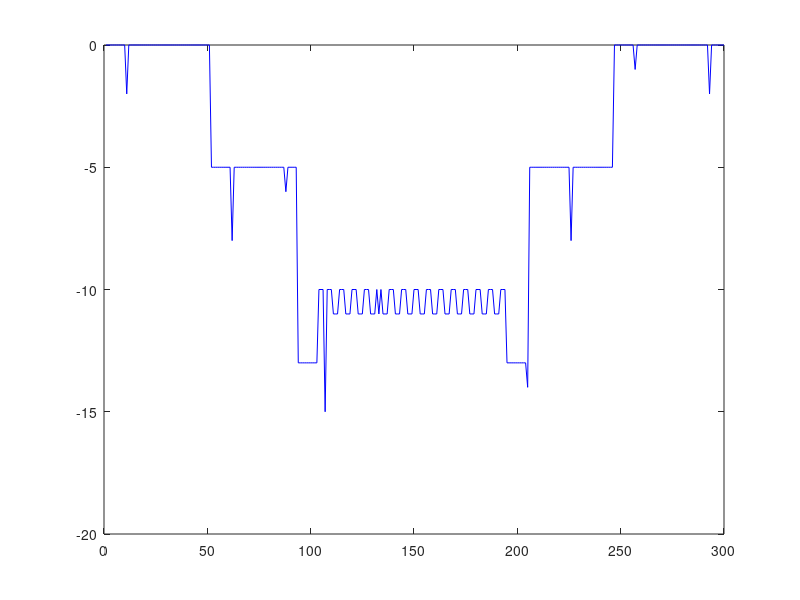
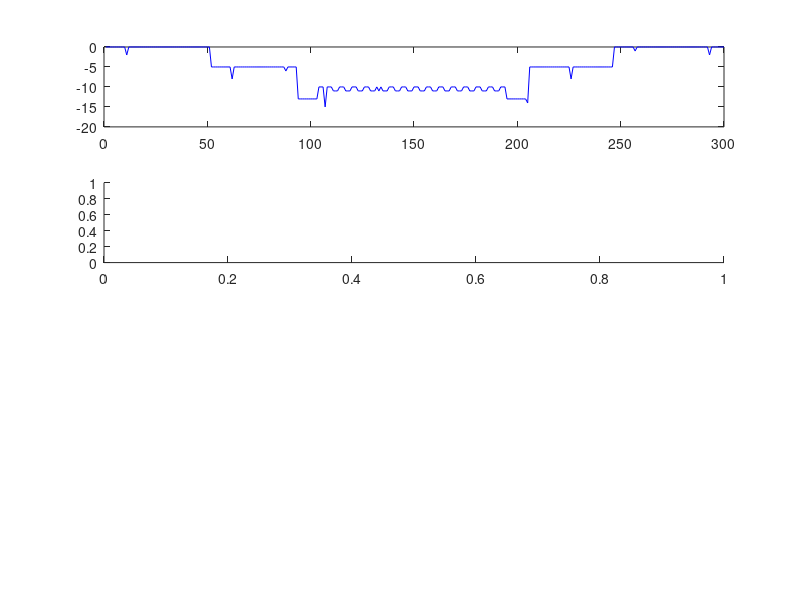

MATLAB code for these plots, in order: (Note: this script raises an error after producing the figures.)

%% Figure 2 data set
x = [3,3,3,1,1,3,3,3,3,5,5,3,3,3,1,1,1,1,3,3,3,3,5,5,5,5,3,3,3,3,1,1,1,1,1,1,3,3,3,3,5,5,5,4,4,6,6,3,3,3];
i = 1;
n = 3;


%% Figure 3 data set
X = -[zeros(1,10),2,zeros(1,40),repmat(5,1,10),8,repmat(5,1,25),6,repmat(5,1,5),repmat(13,1,10),...
    repmat(10,1,3),15,repmat(repelem([10,11],3),1,4),10,11,10,11,11,11,repmat(repelem([10,11],3),1,9),...
    10,10,10,repmat(13,1,10),14,repmat(5,1,20),8,repmat(5,1,20),zeros(1,10),1,zeros(1,35),2,zeros(1,7)];
figure
plot(X,'-b')



%%
figure
subplot(4,1,1)
plot(X,'-b','MarkerFaceColor', 'b')
subplot(4,1,2)
% plot(L_n(x,3),'-or','MarkerFaceColor', 'r')
plot(U_n(X,2),'-r','MarkerFaceColor', 'r')
ylim([-15 0])
% plot(L_n(X,0)-L_n(X,1),'-r','MarkerFaceColor', 'r')
subplot(4,1,3)
plot(U_n(X,11),'-r','MarkerFaceColor', 'r')
ylim([-15 0])
subplot(4,1,4)
plot(Ukm(X,2,11),'-r','MarkerFaceColor', 'r')
ylim([-15 0])
% %% Functions
% 
% % LULU Operators
% 
% function signal = L_n(x,n)
%     signal = movmax(movmin(x,[n 0]),[0 n]);
% end
% 
% function signal = U_n(x,n)
%     signal = movmin(movmax(x,[0 n]),[n 0]);
%     %signal = [3 3 3 3 3 signal(1:end-n)];
% end
% 
% % LULU band pass filter
% 
% function signal = Lmk(x,m,k)
%     signal = (L_n(x,k) - L_n(x,m));
% end



